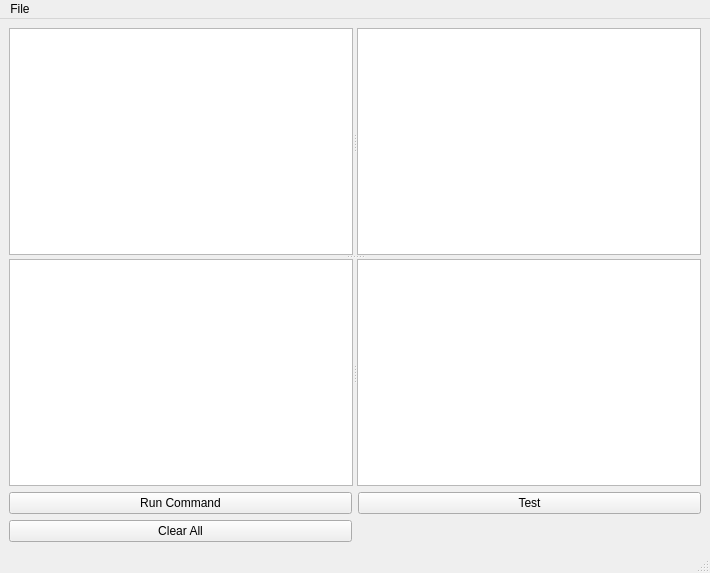
<?xml version="1.0" encoding="UTF-8"?>
<ui version="4.0">
 <class>MainWindow</class>
 <widget class="QMainWindow" name="MainWindow">
  <property name="geometry">
   <rect>
    <x>0</x>
    <y>0</y>
    <width>710</width>
    <height>573</height>
   </rect>
  </property>
  <property name="windowTitle">
   <string>MainWindow</string>
  </property>
  <widget class="QWidget" name="centralwidget">
   <layout class="QVBoxLayout" name="verticalLayout">
    <item>
     <widget class="QSplitter" name="splitter_3">
      <property name="orientation">
       <enum>Qt::Vertical</enum>
      </property>
      <widget class="QSplitter" name="splitter">
       <property name="orientation">
        <enum>Qt::Horizontal</enum>
       </property>
       <widget class="QListWidget" name="lw_files"/>
       <widget class="QListWidget" name="lw_tasks"/>
      </widget>
      <widget class="QSplitter" name="splitter_2">
       <property name="orientation">
        <enum>Qt::Horizontal</enum>
       </property>
       <widget class="QListView" name="lv_progress"/>
       <widget class="QPlainTextEdit" name="pte_log"/>
      </widget>
     </widget>
    </item>
    <item>
     <layout class="QGridLayout" name="gridLayout">
      <item row="1" column="0">
       <widget class="QPushButton" name="b_clear">
        <property name="text">
         <string>Clear All</string>
        </property>
       </widget>
      </item>
      <item row="0" column="0">
       <widget class="QPushButton" name="b_execute">
        <property name="text">
         <string>Run Command</string>
        </property>
       </widget>
      </item>
      <item row="0" column="1">
       <widget class="QPushButton" name="b_test">
        <property name="text">
         <string>Test</string>
        </property>
       </widget>
      </item>
     </layout>
    </item>
   </layout>
  </widget>
  <widget class="QMenuBar" name="menubar">
   <property name="geometry">
    <rect>
     <x>0</x>
     <y>0</y>
     <width>710</width>
     <height>21</height>
    </rect>
   </property>
   <widget class="QMenu" name="menuFile">
    <property name="title">
     <string>File</string>
    </property>
    <addaction name="actionOpen"/>
    <addaction name="separator"/>
    <addaction name="actionExit_2"/>
   </widget>
   <addaction name="menuFile"/>
  </widget>
  <widget class="QStatusBar" name="statusbar"/>
  <action name="actionOpen">
   <property name="text">
    <string>Open</string>
   </property>
  </action>
  <action name="actionExit">
   <property name="text">
    <string>Exit</string>
   </property>
  </action>
  <action name="actionExit_2">
   <property name="text">
    <string>Exit</string>
   </property>
  </action>
 </widget>
 <resources/>
 <connections/>
</ui>
